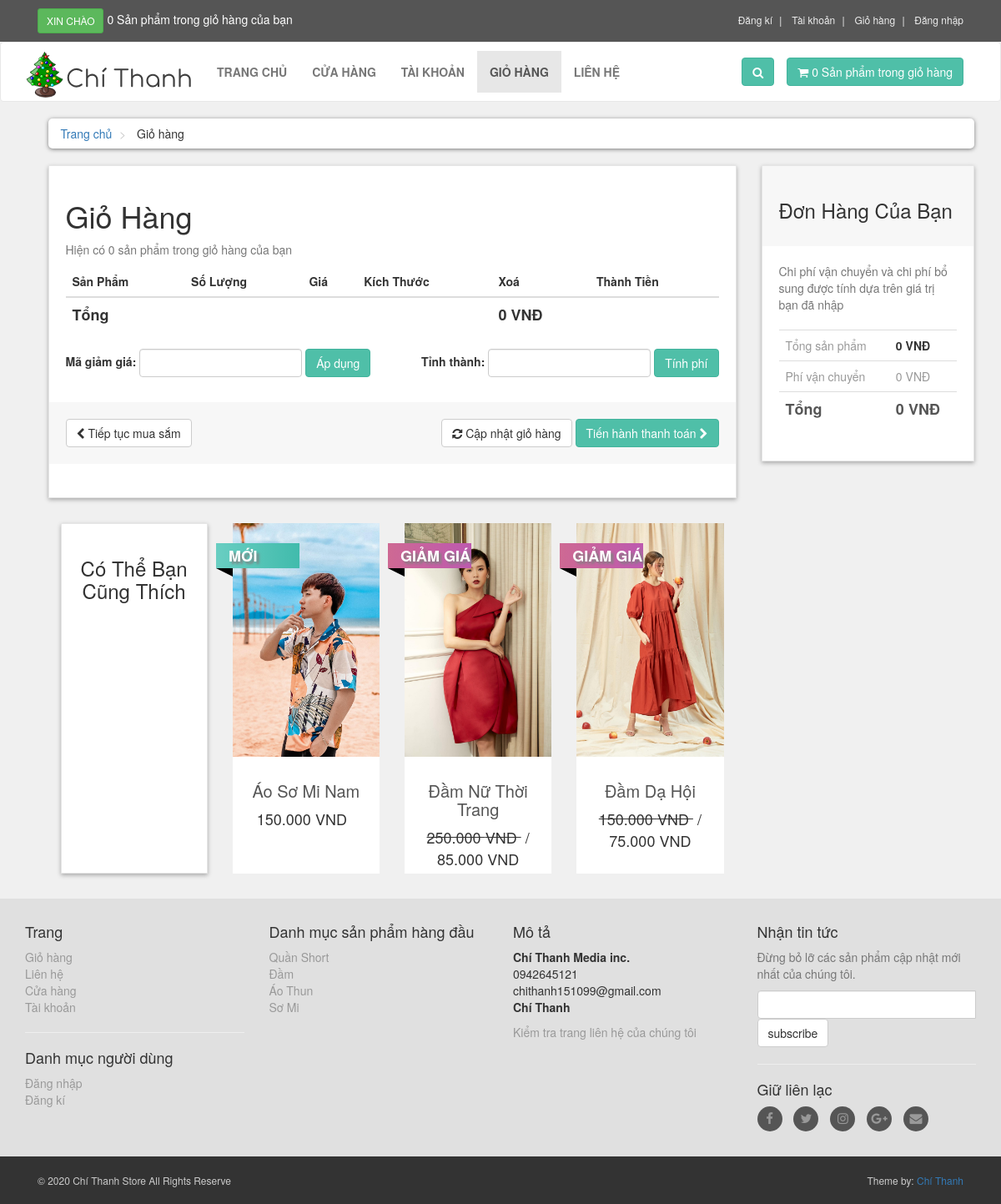
The page /cart_body.php on the database its author committed.
### tables this page shows
CREATE TABLE `products` (
  `product_id` int(10) NOT NULL,
  `p_cat_id` int(10) NOT NULL,
  `cat_id` int(10) NOT NULL,
  `date` timestamp NOT NULL DEFAULT current_timestamp() ON UPDATE current_timestamp(),
  `product_title` text NOT NULL,
  `product_img1` text NOT NULL,
  `product_img2` text NOT NULL,
  `product_img3` text NOT NULL,
  `product_price` int(10) NOT NULL,
  `product_keywords` text NOT NULL,
  `product_desc` text NOT NULL,
  `product_label` text NOT NULL,
  `product_sale` int(100) NOT NULL,
  `amount` int(10) NOT NULL
);

CREATE TABLE `product_categories` (
  `p_cat_id` int(10) NOT NULL,
  `p_cat_title` text NOT NULL,
  `p_cat_desc` text NOT NULL
);

### cart_body.php (the view, shortened to what the rows shown need)
<?php
include("includes/db.php");
include("functions/functions.php");
?>
<!DOCTYPE html>
<html lang="en">
<head>
<link rel="stylesheet" href="styles/bootstrap-337.min.css">
<link rel="stylesheet" href="font-awsome/css/font-awesome.min.css">
<link rel="stylesheet" href="styles/style.css">
</head>
<body>
<div id="content">
    <div class="container">
        <div id="cart" class="col-md-9">
            <div class="box">
                <form action="cart.php" method="post" enctype="multicart/form-data">
                    <h1>Giỏ Hàng</h1>
                    <div class="table-responsive">
                        <table class="table">
                            <thead>
                                <tr>
                                    <th colspan="2">Sản Phẩm</th>
                                    <th> Số Lượng </th>
                                    <th> Giá </th>
                                    <th> Kích Thước </th>
                                    <th colspan="1"> Xoá </th>
                                    <th colspan="2"> Thành Tiền </th>
                                </tr>
                            </thead>
                                <?php
                                    $total = 0;
                                    $total_format = 0;
                                ?>
                            <tfoot>
                                <tr>
                                    <th colspan="5"> Tổng </th>
                                    <th colspan="2"><?php echo $total_format; ?> VNĐ</th>
                                </tr>
                            </tfoot>
                        </table>
                    </div>
                </form>
            </div>
            <?php
                $tongship = 0;
            ?>
            <div id="row same-heigh-row">
            <?php
                $get_products = "select * from products order by rand() LIMIT 0,3";
                $run_products = mysqli_query($con,$get_products);
                while($row_products=mysqli_fetch_array($run_products)){
                    $pro_id = $row_products['product_id'];
                    $pro_title = $row_products['product_title'];
                    $pro_price = $row_products['product_price'];
                    $pro_sale_price= $row_products['product_sale'];
                    $product_price_format = number_format($pro_price, 0, ',', '.');
                    $product_sale_format = number_format($pro_sale_price, 0, ',', '.');
                    $pro_img1 = $row_products['product_img1'];
                    $pro_label = $row_products['product_label'];
                    if($pro_label == "Giảm Giá"){
                        $product_price = " <del> $product_price_format VND </del>";
                        $product_sale_price = "/ $product_sale_format VND";
                    }else{
                        $product_price = " $product_price_format VND ";
                        $product_sale_price = " ";
                    }
                    if($pro_label ==""){
                    }else{
                        $product_label = "
                            <a href='#' class='label $pro_label'>
                                <div class='theLabel'> $pro_label </div>
                                <div class='labelBackground'> </div>
                            </a>
                        ";
                    }
                    echo "
                    <div class='col-md-3 col-sm-6 center-responsive'>
                        <div class='product' id='pro'>
                            <a href='details.php?pro_id=$pro_id'>
                                <img class='img-responsive' src='admin_area/product_images/$pro_img1'>
                            </a>
                            <div class='text'>
                                <h3>
                                    <a href='details.php?pro_id=$pro_id'>
                                        $pro_title
                                    </a>
                                </h3>
                                <p class='price'>
                               $product_price &nbsp;$product_sale_price
                                </p>
                            </div>
                            $product_label
                        </div>
                    </div>
                    ";
                }
            ?>
    </div>
        </div>
        <div class="col-md-3">
            <div id="order-summary" class="box">
                <div class="table-reponsive">
                    <table class="table">
                        <tbody>
                            <tr>
                                <th> <?php echo $total_format; ?> VNĐ </th>
                            </tr>
                                    <tr class="total">
                                        <th> <?php
                                        $tongtien = $total+$tongship;
                                        $tongtien_format = number_format($tongtien, 0, ',', '.');
                                        echo $tongtien_format; ?> VNĐ </th>
                                    </tr>
                        </tbody>
                    </table>
                </div>
            </div>
        </div>
    </div>
</div>
<?php
     include("includes/footer.php");
?>
</body>
</html>

### includes/footer.php (shortened to what the rows shown need)
<div id="footer">
    <div class="container">
        <div class="row">
            <div class="com-sm-6 col-md-3">
                <ul>
                    <?php
                        $get_p_cats = "select * from product_categories";
                        $run_p_cats = mysqli_query($con,$get_p_cats);
                        while($row_p_cats=mysqli_fetch_array($run_p_cats)){
                            $p_cat_title = $row_p_cats['p_cat_title'];
                            echo "
                                <li>
                                    <a href='shop.php?p_cat_id'>
                                        $p_cat_title
                                    </a>
                                </li>
                            ";
                        }
                    ?>
                </ul>
            </div>
        </div>
    </div>
</div>

### rows shown on the page
products: product_img1 (picture), product_title "Áo Sơ Mi Nam", product_price "150.000 VND", product_label "MỚI"
products: product_img1 (picture), product_title "Đầm Nữ Thời Trang", product_price "250.000", product_sale "/ 85.000 VND", product_label "GIẢM GIÁ"
products: product_img1 (picture), product_title "Đầm Dạ Hội", product_price "150.000", product_sale "/ 75.000 VND", product_label "GIẢM GIÁ"
product_categories: p_cat_title "Quần Short"
product_categories: p_cat_title "Đầm"
product_categories: p_cat_title "Áo Thun"
product_categories: p_cat_title "Sơ Mi"

### other values the page prints
$count_items "0 0"
$count "0"
$total_format "0"
$tongship_price_format "0"
$tongtien_format "0"
